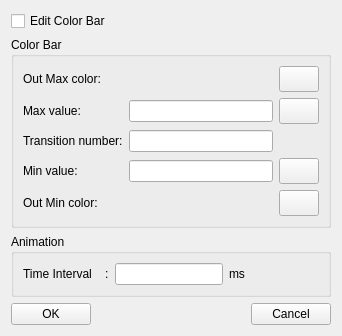
<?xml version="1.0" encoding="UTF-8"?>
<ui version="4.0">
 <class>GUIColorBarDialog</class>
 <widget class="QWidget" name="GUIColorBarDialog">
  <property name="geometry">
   <rect>
    <x>0</x>
    <y>0</y>
    <width>342</width>
    <height>333</height>
   </rect>
  </property>
  <property name="windowTitle">
   <string>Spectrogram Settings</string>
  </property>
  <layout class="QGridLayout" name="gridLayout_3">
   <item row="0" column="0">
    <widget class="QCheckBox" name="checkBoxEdit">
     <property name="text">
      <string>Edit Color Bar</string>
     </property>
    </widget>
   </item>
   <item row="1" column="0">
    <widget class="QGroupBox" name="groupBox">
     <property name="title">
      <string>Color Bar</string>
     </property>
     <layout class="QGridLayout" name="gridLayout">
      <item row="0" column="0">
       <widget class="QLabel" name="label_3">
        <property name="text">
         <string>Out Max color:</string>
        </property>
       </widget>
      </item>
      <item row="0" column="2">
       <widget class="QPushButton" name="pushButtonOutMax">
        <property name="minimumSize">
         <size>
          <width>40</width>
          <height>26</height>
         </size>
        </property>
        <property name="maximumSize">
         <size>
          <width>40</width>
          <height>26</height>
         </size>
        </property>
        <property name="text">
         <string/>
        </property>
       </widget>
      </item>
      <item row="1" column="0">
       <widget class="QLabel" name="label">
        <property name="text">
         <string>Max value:</string>
        </property>
       </widget>
      </item>
      <item row="1" column="1">
       <widget class="Comp::FITKSciNotationLineEdit" name="lineEditMax"/>
      </item>
      <item row="1" column="2">
       <widget class="QPushButton" name="pushButtonMax">
        <property name="minimumSize">
         <size>
          <width>40</width>
          <height>26</height>
         </size>
        </property>
        <property name="maximumSize">
         <size>
          <width>40</width>
          <height>26</height>
         </size>
        </property>
        <property name="text">
         <string/>
        </property>
       </widget>
      </item>
      <item row="2" column="0">
       <widget class="QLabel" name="label_5">
        <property name="text">
         <string>Transition number:</string>
        </property>
       </widget>
      </item>
      <item row="2" column="1">
       <widget class="Comp::FITKSciNotationLineEdit" name="lineEditNum"/>
      </item>
      <item row="3" column="0">
       <widget class="QLabel" name="label_2">
        <property name="text">
         <string>Min value:</string>
        </property>
       </widget>
      </item>
      <item row="3" column="1">
       <widget class="Comp::FITKSciNotationLineEdit" name="lineEditMin"/>
      </item>
      <item row="3" column="2">
       <widget class="QPushButton" name="pushButtonMin">
        <property name="minimumSize">
         <size>
          <width>40</width>
          <height>26</height>
         </size>
        </property>
        <property name="maximumSize">
         <size>
          <width>40</width>
          <height>26</height>
         </size>
        </property>
        <property name="text">
         <string/>
        </property>
       </widget>
      </item>
      <item row="4" column="0">
       <widget class="QLabel" name="label_4">
        <property name="text">
         <string>Out Min color:</string>
        </property>
       </widget>
      </item>
      <item row="4" column="2">
       <widget class="QPushButton" name="pushButtonOutMin">
        <property name="minimumSize">
         <size>
          <width>40</width>
          <height>26</height>
         </size>
        </property>
        <property name="maximumSize">
         <size>
          <width>40</width>
          <height>26</height>
         </size>
        </property>
        <property name="text">
         <string/>
        </property>
       </widget>
      </item>
     </layout>
    </widget>
   </item>
   <item row="2" column="0">
    <widget class="QGroupBox" name="groupBox_2">
     <property name="title">
      <string>Animation</string>
     </property>
     <layout class="QGridLayout" name="gridLayout_2">
      <item row="0" column="1">
       <widget class="Comp::FITKSciNotationLineEdit" name="lineEditInterval"/>
      </item>
      <item row="0" column="0">
       <widget class="QLabel" name="label_6">
        <property name="text">
         <string>Time Interval    :</string>
        </property>
       </widget>
      </item>
      <item row="0" column="2">
       <widget class="QLabel" name="label_7">
        <property name="text">
         <string>ms</string>
        </property>
       </widget>
      </item>
      <item row="0" column="3">
       <spacer name="horizontalSpacer_2">
        <property name="orientation">
         <enum>Qt::Horizontal</enum>
        </property>
        <property name="sizeHint" stdset="0">
         <size>
          <width>40</width>
          <height>20</height>
         </size>
        </property>
       </spacer>
      </item>
     </layout>
    </widget>
   </item>
   <item row="3" column="0">
    <layout class="QHBoxLayout" name="horizontalLayout">
     <item>
      <widget class="QPushButton" name="pushButton_OK">
       <property name="text">
        <string>OK</string>
       </property>
      </widget>
     </item>
     <item>
      <spacer name="horizontalSpacer">
       <property name="orientation">
        <enum>Qt::Horizontal</enum>
       </property>
       <property name="sizeHint" stdset="0">
        <size>
         <width>40</width>
         <height>20</height>
        </size>
       </property>
      </spacer>
     </item>
     <item>
      <widget class="QPushButton" name="pushButton_Cancel">
       <property name="text">
        <string>Cancel</string>
       </property>
      </widget>
     </item>
    </layout>
   </item>
  </layout>
 </widget>
 <customwidgets>
  <customwidget>
   <class>Comp::FITKSciNotationLineEdit</class>
   <extends>QLineEdit</extends>
   <header>FITK_Component/FITKWidget/FITKSciNotationLineEdit.h</header>
  </customwidget>
 </customwidgets>
 <resources/>
 <connections/>
</ui>
